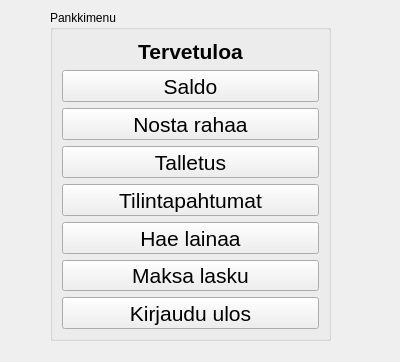
<?xml version="1.0" encoding="UTF-8"?>
<ui version="4.0">
 <class>PankkiMenu</class>
 <widget class="QWidget" name="PankkiMenu">
  <property name="geometry">
   <rect>
    <x>0</x>
    <y>0</y>
    <width>400</width>
    <height>362</height>
   </rect>
  </property>
  <property name="windowTitle">
   <string>Form</string>
  </property>
  <widget class="QGroupBox" name="groupBox">
   <property name="geometry">
    <rect>
     <x>50</x>
     <y>10</y>
     <width>281</width>
     <height>331</height>
    </rect>
   </property>
   <property name="title">
    <string>Pankkimenu</string>
   </property>
   <layout class="QVBoxLayout" name="verticalLayout">
    <item>
     <widget class="QLabel" name="label_Tervetuloa">
      <property name="font">
       <font>
        <pointsize>16</pointsize>
        <weight>75</weight>
        <bold>true</bold>
       </font>
      </property>
      <property name="autoFillBackground">
       <bool>false</bool>
      </property>
      <property name="text">
       <string>Tervetuloa</string>
      </property>
      <property name="alignment">
       <set>Qt::AlignCenter</set>
      </property>
     </widget>
    </item>
    <item>
     <widget class="QPushButton" name="pushButton_Saldo">
      <property name="font">
       <font>
        <pointsize>16</pointsize>
       </font>
      </property>
      <property name="text">
       <string>Saldo</string>
      </property>
     </widget>
    </item>
    <item>
     <widget class="QPushButton" name="pushButton_Nosta_rahaa">
      <property name="font">
       <font>
        <pointsize>16</pointsize>
       </font>
      </property>
      <property name="text">
       <string>Nosta rahaa</string>
      </property>
     </widget>
    </item>
    <item>
     <widget class="QPushButton" name="pushButton_Talletus">
      <property name="font">
       <font>
        <pointsize>16</pointsize>
       </font>
      </property>
      <property name="text">
       <string>Talletus</string>
      </property>
     </widget>
    </item>
    <item>
     <widget class="QPushButton" name="pushButton_Tilintapahtumat">
      <property name="font">
       <font>
        <pointsize>16</pointsize>
       </font>
      </property>
      <property name="text">
       <string>Tilintapahtumat</string>
      </property>
     </widget>
    </item>
    <item>
     <widget class="QPushButton" name="pushButton_Hae_lainaa">
      <property name="font">
       <font>
        <pointsize>16</pointsize>
       </font>
      </property>
      <property name="text">
       <string>Hae lainaa</string>
      </property>
     </widget>
    </item>
    <item>
     <widget class="QPushButton" name="pushButton_Maksa_lasku">
      <property name="font">
       <font>
        <pointsize>16</pointsize>
       </font>
      </property>
      <property name="text">
       <string>Maksa lasku</string>
      </property>
     </widget>
    </item>
    <item>
     <widget class="QPushButton" name="pushButton_Kirjaudu_ulos">
      <property name="font">
       <font>
        <pointsize>16</pointsize>
       </font>
      </property>
      <property name="text">
       <string>Kirjaudu ulos</string>
      </property>
     </widget>
    </item>
   </layout>
  </widget>
 </widget>
 <resources/>
 <connections/>
</ui>
